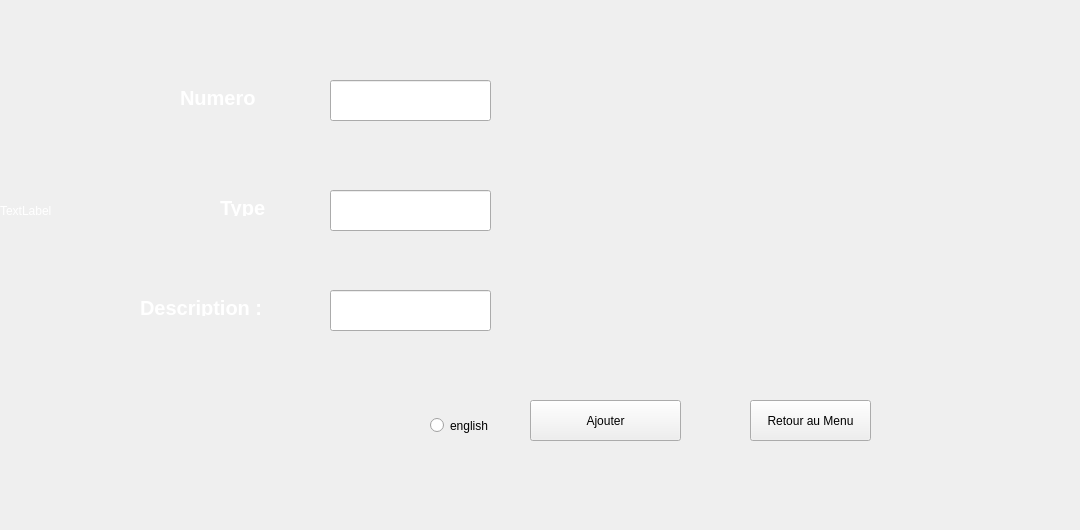
      <widget class="QWidget" name="Ajout">
       <attribute name="title">
        <string>Ajouter</string>
       </attribute>
       <widget class="QLabel" name="numero_ajout">
        <property name="geometry">
         <rect>
          <x>180</x>
          <y>90</y>
          <width>111</width>
          <height>16</height>
         </rect>
        </property>
        <property name="styleSheet">
         <string notr="true">background-color: transparent;

font: 8pt &quot;Castellar&quot;;

	color: white;

	font-weight: bold;

	font-size: 20px;

border:none;</string>
        </property>
        <property name="text">
         <string>Numero</string>
        </property>
       </widget>
       <widget class="QLabel" name="type_ajout">
        <property name="geometry">
         <rect>
          <x>220</x>
          <y>200</y>
          <width>61</width>
          <height>16</height>
         </rect>
        </property>
        <property name="styleSheet">
         <string notr="true">background-color: transparent;

font: 8pt &quot;Castellar&quot;;

	color: white;

	font-weight: bold;

	font-size: 20px;

border:none;</string>
        </property>
        <property name="text">
         <string>Type</string>
        </property>
       </widget>
       <widget class="QLabel" name="description_ajout">
        <property name="geometry">
         <rect>
          <x>140</x>
          <y>300</y>
          <width>161</width>
          <height>16</height>
         </rect>
        </property>
        <property name="styleSheet">
         <string notr="true">background-color: transparent;

font: 8pt &quot;Castellar&quot;;

	color: white;

	font-weight: bold;

	font-size: 20px;

border:none;</string>
        </property>
        <property name="text">
         <string>Description :</string>
        </property>
       </widget>
       <widget class="QLineEdit" name="numero_input_ajout">
        <property name="geometry">
         <rect>
          <x>330</x>
          <y>80</y>
          <width>161</width>
          <height>41</height>
         </rect>
        </property>
       </widget>
       <widget class="QLineEdit" name="type_input_ajout">
        <property name="geometry">
         <rect>
          <x>330</x>
          <y>190</y>
          <width>161</width>
          <height>41</height>
         </rect>
        </property>
       </widget>
       <widget class="QLineEdit" name="descriptio_input_ajout">
        <property name="geometry">
         <rect>
          <x>330</x>
          <y>290</y>
          <width>161</width>
          <height>41</height>
         </rect>
        </property>
       </widget>
       <widget class="QPushButton" name="btn_confirmer_ajout">
        <property name="geometry">
         <rect>
          <x>530</x>
          <y>400</y>
          <width>151</width>
          <height>41</height>
         </rect>
        </property>
        <property name="text">
         <string>Ajouter</string>
        </property>
        <property name="icon">
         <iconset resource="resource.qrc">
          <normaloff>:/img/img/icons8_checked_96px.png</normaloff>:/img/img/icons8_checked_96px.png</iconset>
        </property>
       </widget>
       <widget class="QLabel" name="label_8">
        <property name="geometry">
         <rect>
          <x>0</x>
          <y>-50</y>
          <width>1071</width>
          <height>521</height>
         </rect>
        </property>
        <property name="styleSheet">
         <string notr="true">QLabel{
 color: white;
  background: transparent;
}</string>
        </property>
        <property name="text">
         <string>TextLabel</string>
        </property>
       </widget>
       <widget class="QPushButton" name="pushButton_60">
        <property name="geometry">
         <rect>
          <x>750</x>
          <y>400</y>
          <width>121</width>
          <height>41</height>
         </rect>
        </property>
        <property name="text">
         <string>Retour au Menu</string>
        </property>
       </widget>
       <widget class="QRadioButton" name="radioButton_5">
        <property name="geometry">
         <rect>
          <x>430</x>
          <y>400</y>
          <width>95</width>
          <height>51</height>
         </rect>
        </property>
        <property name="text">
         <string>english</string>
        </property>
       </widget>
       <zorder>label_8</zorder>
       <zorder>numero_ajout</zorder>
       <zorder>type_ajout</zorder>
       <zorder>description_ajout</zorder>
       <zorder>numero_input_ajout</zorder>
       <zorder>type_input_ajout</zorder>
       <zorder>descriptio_input_ajout</zorder>
       <zorder>btn_confirmer_ajout</zorder>
       <zorder>pushButton_60</zorder>
       <zorder>radioButton_5</zorder>
      </widget>
